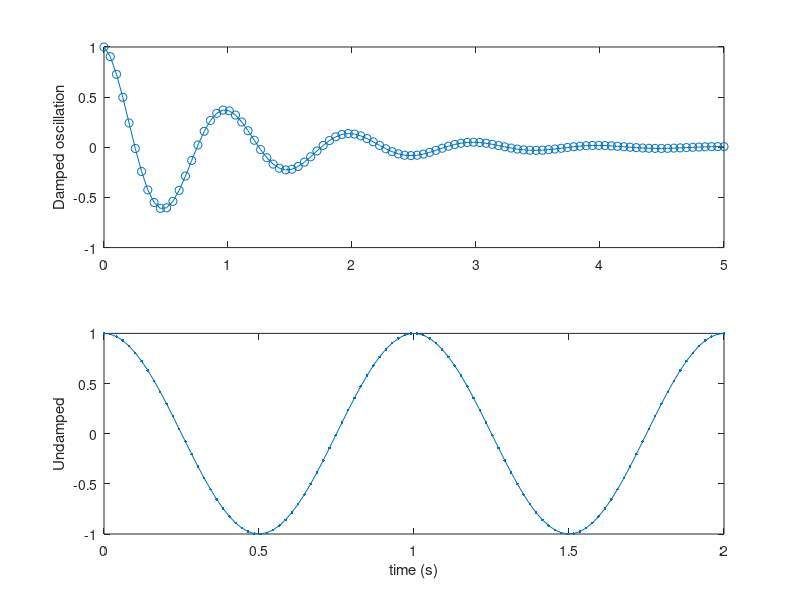

Here is the MATLAB script that generated this plot:
% The M code

x1 = linspace(0.0, 5.0);
x2 = linspace(0.0, 2.0);

y1 = cos(2 .* pi .* x1) .* exp(-x1);
y2 = cos(2 .* pi .* x2);

fig = figure;
title('A tale of two subplots');

subplot(2, 1, 1);
plot(x1, y1, 'o-');
ylabel('Damped oscillation');

subplot(2, 1, 2);
plot(x2, y2, '.-');
xlabel('time (s)');
ylabel('Undamped');

saveas(gcf, 'matlab_subplot.png');